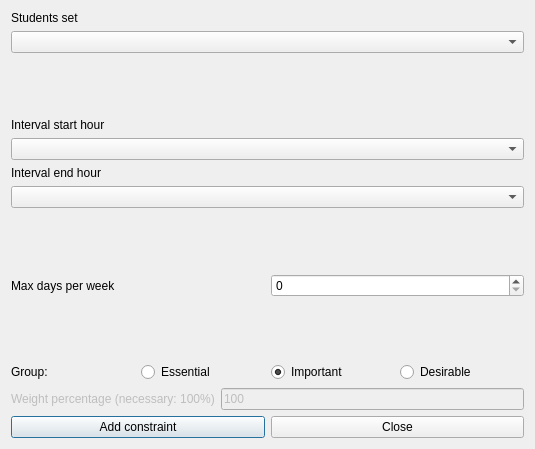
<?xml version="1.0" encoding="UTF-8"?>
<ui version="4.0">
 <class>AddConstraintStudentsSetIntervalMaxDaysPerWeekForm_template</class>
 <widget class="QDialog" name="AddConstraintStudentsSetIntervalMaxDaysPerWeekForm_template">
  <property name="geometry">
   <rect>
    <x>0</x>
    <y>0</y>
    <width>535</width>
    <height>449</height>
   </rect>
  </property>
  <property name="windowTitle">
   <string extracomment="This is the title of the dialog to add a new constraint of this type">Add students set interval max days per week</string>
  </property>
  <layout class="QVBoxLayout" name="verticalLayout">
   <item>
    <layout class="QVBoxLayout">
     <item>
      <widget class="QLabel" name="studentsTextLabel">
       <property name="frameShape">
        <enum>QFrame::NoFrame</enum>
       </property>
       <property name="frameShadow">
        <enum>QFrame::Plain</enum>
       </property>
       <property name="text">
        <string>Students set</string>
       </property>
       <property name="wordWrap">
        <bool>false</bool>
       </property>
      </widget>
     </item>
     <item>
      <widget class="QComboBox" name="studentsComboBox">
       <property name="editable">
        <bool>false</bool>
       </property>
       <property name="insertPolicy">
        <enum>QComboBox::NoInsert</enum>
       </property>
       <property name="autoCompletion">
        <bool>false</bool>
       </property>
       <property name="duplicatesEnabled">
        <bool>false</bool>
       </property>
      </widget>
     </item>
    </layout>
   </item>
   <item>
    <spacer name="spacer1_3">
     <property name="orientation">
      <enum>Qt::Vertical</enum>
     </property>
     <property name="sizeType">
      <enum>QSizePolicy::Expanding</enum>
     </property>
     <property name="sizeHint" stdset="0">
      <size>
       <width>20</width>
       <height>31</height>
      </size>
     </property>
    </spacer>
   </item>
   <item>
    <layout class="QVBoxLayout">
     <item>
      <widget class="QLabel" name="startTextLabel">
       <property name="frameShape">
        <enum>QFrame::NoFrame</enum>
       </property>
       <property name="frameShadow">
        <enum>QFrame::Plain</enum>
       </property>
       <property name="text">
        <string>Interval start hour</string>
       </property>
       <property name="wordWrap">
        <bool>false</bool>
       </property>
      </widget>
     </item>
     <item>
      <widget class="QComboBox" name="startHourComboBox">
       <property name="editable">
        <bool>false</bool>
       </property>
       <property name="insertPolicy">
        <enum>QComboBox::NoInsert</enum>
       </property>
       <property name="autoCompletion">
        <bool>false</bool>
       </property>
       <property name="duplicatesEnabled">
        <bool>false</bool>
       </property>
      </widget>
     </item>
    </layout>
   </item>
   <item>
    <layout class="QVBoxLayout">
     <item>
      <widget class="QLabel" name="endTextLabel">
       <property name="frameShape">
        <enum>QFrame::NoFrame</enum>
       </property>
       <property name="frameShadow">
        <enum>QFrame::Plain</enum>
       </property>
       <property name="text">
        <string>Interval end hour</string>
       </property>
       <property name="wordWrap">
        <bool>false</bool>
       </property>
      </widget>
     </item>
     <item>
      <widget class="QComboBox" name="endHourComboBox">
       <property name="editable">
        <bool>false</bool>
       </property>
       <property name="insertPolicy">
        <enum>QComboBox::NoInsert</enum>
       </property>
       <property name="autoCompletion">
        <bool>false</bool>
       </property>
       <property name="duplicatesEnabled">
        <bool>false</bool>
       </property>
      </widget>
     </item>
    </layout>
   </item>
   <item>
    <spacer name="spacer1_2">
     <property name="orientation">
      <enum>Qt::Vertical</enum>
     </property>
     <property name="sizeType">
      <enum>QSizePolicy::Expanding</enum>
     </property>
     <property name="sizeHint" stdset="0">
      <size>
       <width>20</width>
       <height>31</height>
      </size>
     </property>
    </spacer>
   </item>
   <item>
    <layout class="QHBoxLayout">
     <item>
      <widget class="QLabel" name="maxDaysTextLabel">
       <property name="frameShape">
        <enum>QFrame::NoFrame</enum>
       </property>
       <property name="frameShadow">
        <enum>QFrame::Plain</enum>
       </property>
       <property name="text">
        <string>Max days per week</string>
       </property>
       <property name="wordWrap">
        <bool>false</bool>
       </property>
      </widget>
     </item>
     <item>
      <widget class="QSpinBox" name="maxDaysSpinBox"/>
     </item>
    </layout>
   </item>
   <item>
    <spacer name="spacer1">
     <property name="orientation">
      <enum>Qt::Vertical</enum>
     </property>
     <property name="sizeType">
      <enum>QSizePolicy::Expanding</enum>
     </property>
     <property name="sizeHint" stdset="0">
      <size>
       <width>20</width>
       <height>31</height>
      </size>
     </property>
    </spacer>
   </item>
   <item>
    <layout class="QHBoxLayout" name="horizontalLayout_4">
     <item>
      <widget class="QLabel" name="groupTextLabel">
       <property name="text">
        <string>Group:</string>
       </property>
      </widget>
     </item>
     <item>
      <widget class="QRadioButton" name="essentialRadioButton">
       <property name="text">
        <string>Essential</string>
       </property>
      </widget>
     </item>
     <item>
      <widget class="QRadioButton" name="importantRadioButton">
       <property name="text">
        <string>Important</string>
       </property>
       <property name="checked">
        <bool>true</bool>
       </property>
      </widget>
     </item>
     <item>
      <widget class="QRadioButton" name="desirableRadioButton">
       <property name="text">
        <string>Desirable</string>
       </property>
      </widget>
     </item>
    </layout>
   </item>
   <item>
    <layout class="QHBoxLayout">
     <item>
      <widget class="QLabel" name="weightTextLabel">
       <property name="enabled">
        <bool>false</bool>
       </property>
       <property name="frameShape">
        <enum>QFrame::NoFrame</enum>
       </property>
       <property name="frameShadow">
        <enum>QFrame::Plain</enum>
       </property>
       <property name="text">
        <string>Weight percentage (necessary: 100%)</string>
       </property>
       <property name="wordWrap">
        <bool>false</bool>
       </property>
      </widget>
     </item>
     <item>
      <widget class="QLineEdit" name="weightLineEdit">
       <property name="enabled">
        <bool>false</bool>
       </property>
       <property name="text">
        <string notr="true">100</string>
       </property>
      </widget>
     </item>
    </layout>
   </item>
   <item>
    <layout class="QHBoxLayout">
     <item>
      <widget class="QPushButton" name="addConstraintPushButton">
       <property name="text">
        <string>Add constraint</string>
       </property>
      </widget>
     </item>
     <item>
      <widget class="QPushButton" name="closePushButton">
       <property name="text">
        <string>Close</string>
       </property>
      </widget>
     </item>
    </layout>
   </item>
  </layout>
 </widget>
 <layoutdefault spacing="6" margin="11"/>
 <resources/>
 <connections/>
</ui>
